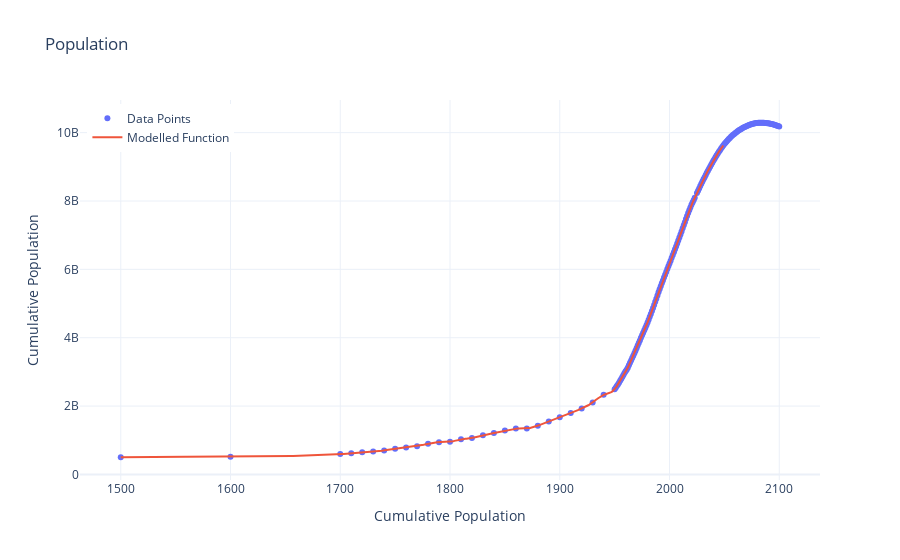

Here is the notebook cell this chart was saved with:
### Code cell
population_data_x = population_df['Year'].values
population_data_y = population_df['Population'].values

P = CubicSpline(population_data_x, population_data_y)

x_smooth = np.linspace(population_data_x.min(), population_data_x.max(), 500)
y_smooth = P(x_smooth)

total_years = np.arange(1500,2050)

# Create the figure
fig = plot_against_data(P, total_years, population_data_x, population_data_y, 'Population', 'Cumulative Population', 'Cumulative Population')

fig.show()

### Figure 1 — Plotly figure (JSON) as saved in the notebook; plotly's stock layout.template omitted (floating-point values rounded to 4 significant figures; data arrays with more than 128 entries replaced by an {"elided": "..."} marker saying what was removed)
{"data": [{"line": {"width": 2}, "mode": "markers", "name": "Data Points", "x": {"elided": "177 int values"}, "y": {"elided": "177 int values"}, "type": "scatter"}, {"line": {"width": 2}, "mode": "lines", "name": "Modelled Function", "x": {"elided": "550 int values"}, "y": {"elided": "550 float values"}, "type": "scatter"}], "layout": {"legend": {"yanchor": "top", "y": 0.99, "xanchor": "left", "x": 0.01}, "title": {"text": "Population"}, "xaxis": {"title": {"text": "Cumulative Population"}}, "yaxis": {"title": {"text": "Cumulative Population"}}, "hovermode": "x unified", "showlegend": true}}
